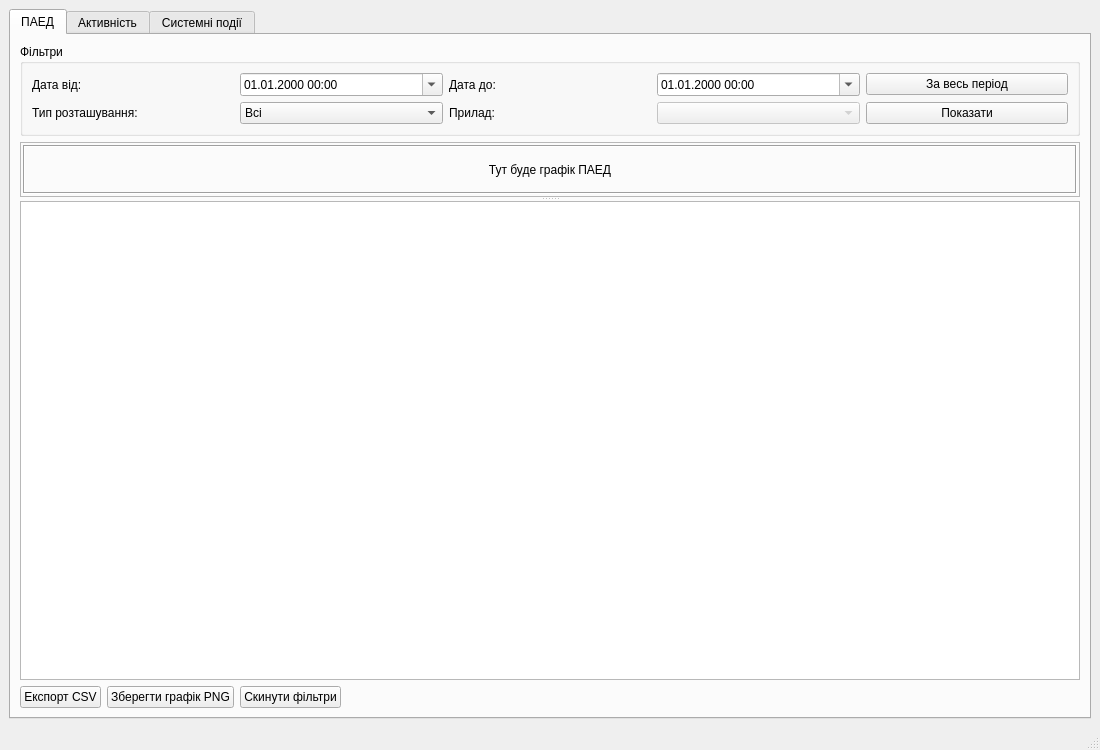
<?xml version="1.0" encoding="UTF-8"?>
<ui version="4.0">
 <class>DBViewWindow</class>
 <widget class="QMainWindow" name="DBViewWindow">
  <property name="geometry">
   <rect>
    <x>0</x>
    <y>0</y>
    <width>1100</width>
    <height>750</height>
   </rect>
  </property>
  <property name="windowTitle">
   <string>База даних - перегляд даних</string>
  </property>
  <widget class="QWidget" name="centralwidget">
   <layout class="QVBoxLayout" name="verticalLayout_main">
    <item>
     <widget class="QTabWidget" name="tabWidget">
      <property name="currentIndex">
       <number>0</number>
      </property>
      <widget class="QWidget" name="tabPaed">
       <attribute name="title">
        <string>ПАЕД</string>
       </attribute>
       <layout class="QVBoxLayout" name="verticalLayout_paed">
        <item>
         <widget class="QGroupBox" name="groupBox_filters_paed">
          <property name="title">
           <string>Фільтри</string>
          </property>
          <layout class="QGridLayout" name="gridLayout_filters_paed">
           <item row="0" column="0">
            <widget class="QLabel" name="label_date_from_paed">
             <property name="text">
              <string>Дата від:</string>
             </property>
            </widget>
           </item>
           <item row="0" column="1">
            <widget class="QDateTimeEdit" name="dateFrom_paed">
             <property name="calendarPopup">
              <bool>true</bool>
             </property>
             <property name="displayFormat">
              <string>dd.MM.yyyy HH:mm</string>
             </property>
            </widget>
           </item>
           <item row="0" column="2">
            <widget class="QLabel" name="label_date_to_paed">
             <property name="text">
              <string>Дата до:</string>
             </property>
            </widget>
           </item>
           <item row="0" column="3">
            <widget class="QDateTimeEdit" name="dateTo_paed">
             <property name="calendarPopup">
              <bool>true</bool>
             </property>
             <property name="displayFormat">
              <string>dd.MM.yyyy HH:mm</string>
             </property>
            </widget>
           </item>
           <item row="0" column="4">
            <widget class="QPushButton" name="btn_all_period_paed">
             <property name="text">
              <string>За весь період</string>
             </property>
            </widget>
           </item>
           <item row="1" column="0">
            <widget class="QLabel" name="label_location_type_paed">
             <property name="text">
              <string>Тип розташування:</string>
             </property>
            </widget>
           </item>
           <item row="1" column="1">
            <widget class="QComboBox" name="combo_location_type_paed">
             <item>
              <property name="text">
               <string>Всі</string>
              </property>
             </item>
             <item>
              <property name="text">
               <string>Цистерна</string>
              </property>
             </item>
             <item>
              <property name="text">
               <string>Кімната</string>
              </property>
             </item>
            </widget>
           </item>
           <item row="1" column="2">
            <widget class="QLabel" name="label_device_paed">
             <property name="text">
              <string>Прилад:</string>
             </property>
            </widget>
           </item>
           <item row="1" column="3">
            <widget class="QComboBox" name="combo_device_paed">
             <property name="enabled">
              <bool>false</bool>
             </property>
            </widget>
           </item>
           <item row="1" column="4">
            <widget class="QPushButton" name="btn_apply_paed">
             <property name="text">
              <string>Показати</string>
             </property>
            </widget>
           </item>
          </layout>
         </widget>
        </item>
        <item>
         <widget class="QSplitter" name="splitter_paed">
          <property name="orientation">
           <enum>Qt::Vertical</enum>
          </property>
          <widget class="QWidget" name="plotContainer_paed">
           <layout class="QVBoxLayout" name="verticalLayout_plot_paed">
            <property name="leftMargin">
             <number>0</number>
            </property>
            <property name="topMargin">
             <number>0</number>
            </property>
            <property name="rightMargin">
             <number>0</number>
            </property>
            <property name="bottomMargin">
             <number>0</number>
            </property>
            <item>
             <widget class="QFrame" name="frame_plot_paed">
              <property name="frameShape">
               <enum>QFrame::StyledPanel</enum>
              </property>
              <property name="frameShadow">
               <enum>QFrame::Sunken</enum>
              </property>
              <layout class="QVBoxLayout" name="verticalLayout_plot_inner_paed">
               <property name="leftMargin">
                <number>2</number>
               </property>
               <property name="topMargin">
                <number>2</number>
               </property>
               <property name="rightMargin">
                <number>2</number>
               </property>
               <property name="bottomMargin">
                <number>2</number>
               </property>
               <item>
                <widget class="QLabel" name="label_plot_placeholder_paed">
                 <property name="sizePolicy">
                  <sizepolicy hsizetype="Expanding" vsizetype="Expanding">
                   <horstretch>0</horstretch>
                   <verstretch>0</verstretch>
                  </sizepolicy>
                 </property>
                 <property name="frameShape">
                  <enum>QFrame::Box</enum>
                 </property>
                 <property name="frameShadow">
                  <enum>QFrame::Sunken</enum>
                 </property>
                 <property name="text">
                  <string>Тут буде графік ПАЕД</string>
                 </property>
                 <property name="alignment">
                  <set>Qt::AlignCenter</set>
                 </property>
                </widget>
               </item>
              </layout>
             </widget>
            </item>
           </layout>
          </widget>
          <widget class="QWidget" name="tableContainer_paed">
           <layout class="QVBoxLayout" name="verticalLayout_table_paed">
            <property name="leftMargin">
             <number>0</number>
            </property>
            <property name="topMargin">
             <number>0</number>
            </property>
            <property name="rightMargin">
             <number>0</number>
            </property>
            <property name="bottomMargin">
             <number>0</number>
            </property>
            <item>
             <widget class="QTableView" name="tableView_paed"/>
            </item>
            <item>
             <layout class="QHBoxLayout" name="horizontalLayout_export_paed">
              <item>
               <widget class="QPushButton" name="btn_export_csv_paed">
                <property name="text">
                 <string>Експорт CSV</string>
                </property>
               </widget>
              </item>
              <item>
               <widget class="QPushButton" name="btn_export_png_paed">
                <property name="text">
                 <string>Зберегти графік PNG</string>
                </property>
               </widget>
              </item>
              <item>
               <widget class="QPushButton" name="btn_reset_filters_paed">
                <property name="text">
                 <string>Скинути фільтри</string>
                </property>
               </widget>
              </item>
              <item>
               <spacer name="horizontalSpacer_paed">
                <property name="orientation">
                 <enum>Qt::Horizontal</enum>
                </property>
                <property name="sizeHint" stdset="0">
                 <size>
                  <width>40</width>
                  <height>20</height>
                 </size>
                </property>
               </spacer>
              </item>
             </layout>
            </item>
           </layout>
          </widget>
         </widget>
        </item>
       </layout>
      </widget>
      <widget class="QWidget" name="tabActivity">
       <attribute name="title">
        <string>Активність</string>
       </attribute>
       <layout class="QVBoxLayout" name="verticalLayout_activity">
        <item>
         <widget class="QGroupBox" name="groupBox_filters_activity">
          <property name="title">
           <string>Фільтри</string>
          </property>
          <layout class="QGridLayout" name="gridLayout_filters_activity">
           <item row="0" column="0">
            <widget class="QLabel" name="label_date_from_activity">
             <property name="text">
              <string>Дата від:</string>
             </property>
            </widget>
           </item>
           <item row="0" column="1">
            <widget class="QDateTimeEdit" name="dateFrom_activity">
             <property name="calendarPopup">
              <bool>true</bool>
             </property>
             <property name="displayFormat">
              <string>dd.MM.yyyy HH:mm</string>
             </property>
            </widget>
           </item>
           <item row="0" column="2">
            <widget class="QLabel" name="label_date_to_activity">
             <property name="text">
              <string>Дата до:</string>
             </property>
            </widget>
           </item>
           <item row="0" column="3">
            <widget class="QDateTimeEdit" name="dateTo_activity">
             <property name="calendarPopup">
              <bool>true</bool>
             </property>
             <property name="displayFormat">
              <string>dd.MM.yyyy HH:mm</string>
             </property>
            </widget>
           </item>
           <item row="0" column="4">
            <widget class="QPushButton" name="btn_all_period_activity">
             <property name="text">
              <string>За весь період</string>
             </property>
            </widget>
           </item>
           <item row="1" column="0">
            <widget class="QLabel" name="label_device_activity">
             <property name="text">
              <string>Цистерна (прилад):</string>
             </property>
            </widget>
           </item>
           <item row="1" column="1" colspan="2">
            <widget class="QComboBox" name="combo_device_activity"/>
           </item>
           <item row="1" column="4">
            <widget class="QPushButton" name="btn_apply_activity">
             <property name="text">
              <string>Показати</string>
             </property>
            </widget>
           </item>
          </layout>
         </widget>
        </item>
        <item>
         <widget class="QSplitter" name="splitter_activity">
          <property name="orientation">
           <enum>Qt::Vertical</enum>
          </property>
          <widget class="QWidget" name="plotContainer_activity">
           <layout class="QVBoxLayout" name="verticalLayout_plot_activity">
            <property name="leftMargin">
             <number>0</number>
            </property>
            <property name="topMargin">
             <number>0</number>
            </property>
            <property name="rightMargin">
             <number>0</number>
            </property>
            <property name="bottomMargin">
             <number>0</number>
            </property>
            <item>
             <widget class="QFrame" name="frame_plot_activity">
              <property name="frameShape">
               <enum>QFrame::StyledPanel</enum>
              </property>
              <property name="frameShadow">
               <enum>QFrame::Sunken</enum>
              </property>
              <layout class="QVBoxLayout" name="verticalLayout_plot_inner_activity">
               <property name="leftMargin">
                <number>2</number>
               </property>
               <property name="topMargin">
                <number>2</number>
               </property>
               <property name="rightMargin">
                <number>2</number>
               </property>
               <property name="bottomMargin">
                <number>2</number>
               </property>
               <item>
                <widget class="QLabel" name="label_plot_placeholder_activity">
                 <property name="sizePolicy">
                  <sizepolicy hsizetype="Expanding" vsizetype="Expanding">
                   <horstretch>0</horstretch>
                   <verstretch>0</verstretch>
                  </sizepolicy>
                 </property>
                 <property name="frameShape">
                  <enum>QFrame::Box</enum>
                 </property>
                 <property name="frameShadow">
                  <enum>QFrame::Sunken</enum>
                 </property>
                 <property name="text">
                  <string>Тут буде графік Активності</string>
                 </property>
                 <property name="alignment">
                  <set>Qt::AlignCenter</set>
                 </property>
                </widget>
               </item>
              </layout>
             </widget>
            </item>
           </layout>
          </widget>
          <widget class="QWidget" name="tableContainer_activity">
           <layout class="QVBoxLayout" name="verticalLayout_table_activity">
            <property name="leftMargin">
             <number>0</number>
            </property>
            <property name="topMargin">
             <number>0</number>
            </property>
            <property name="rightMargin">
             <number>0</number>
            </property>
            <property name="bottomMargin">
             <number>0</number>
            </property>
            <item>
             <widget class="QTableView" name="tableView_activity"/>
            </item>
            <item>
             <layout class="QHBoxLayout" name="horizontalLayout_export_activity">
              <item>
               <widget class="QPushButton" name="btn_export_csv_activity">
                <property name="text">
                 <string>Експорт CSV</string>
                </property>
               </widget>
              </item>
              <item>
               <widget class="QPushButton" name="btn_export_png_activity">
                <property name="text">
                 <string>Зберегти графік PNG</string>
                </property>
               </widget>
              </item>
              <item>
               <widget class="QPushButton" name="btn_reset_filters_activity">
                <property name="text">
                 <string>Скинути фільтри</string>
                </property>
               </widget>
              </item>
              <item>
               <spacer name="horizontalSpacer_activity">
                <property name="orientation">
                 <enum>Qt::Horizontal</enum>
                </property>
                <property name="sizeHint" stdset="0">
                 <size>
                  <width>40</width>
                  <height>20</height>
                 </size>
                </property>
               </spacer>
              </item>
             </layout>
            </item>
           </layout>
          </widget>
         </widget>
        </item>
       </layout>
      </widget>
      <widget class="QWidget" name="tabEvents">
       <attribute name="title">
        <string>Системні події</string>
       </attribute>
       <layout class="QVBoxLayout" name="verticalLayout_events">
        <item>
         <widget class="QGroupBox" name="groupBox_filters_events">
          <property name="title">
           <string>Фільтри</string>
          </property>
          <layout class="QGridLayout" name="gridLayout_filters_events">
           <item row="0" column="0">
            <widget class="QLabel" name="label_date_from_events">
             <property name="text">
              <string>Дата від:</string>
             </property>
            </widget>
           </item>
           <item row="0" column="1">
            <widget class="QDateTimeEdit" name="dateFrom_events">
             <property name="calendarPopup">
              <bool>true</bool>
             </property>
             <property name="displayFormat">
              <string>dd.MM.yyyy HH:mm</string>
             </property>
            </widget>
           </item>
           <item row="0" column="2">
            <widget class="QLabel" name="label_date_to_events">
             <property name="text">
              <string>Дата до:</string>
             </property>
            </widget>
           </item>
           <item row="0" column="3">
            <widget class="QDateTimeEdit" name="dateTo_events">
             <property name="calendarPopup">
              <bool>true</bool>
             </property>
             <property name="displayFormat">
              <string>dd.MM.yyyy HH:mm</string>
             </property>
            </widget>
           </item>
           <item row="0" column="4">
            <widget class="QPushButton" name="btn_all_period_events">
             <property name="text">
              <string>За весь період</string>
             </property>
            </widget>
           </item>
           <item row="1" column="0">
            <widget class="QLabel" name="label_event_type">
             <property name="text">
              <string>Тип події:</string>
             </property>
            </widget>
           </item>
           <item row="1" column="1">
            <widget class="QComboBox" name="combo_event_type">
             <item>
              <property name="text">
               <string>Всі</string>
              </property>
             </item>
             <item>
              <property name="text">
               <string>app_start</string>
              </property>
             </item>
             <item>
              <property name="text">
               <string>app_stop</string>
              </property>
             </item>
             <item>
              <property name="text">
               <string>device_replaced</string>
              </property>
             </item>
             <item>
              <property name="text">
               <string>cistern_filled</string>
              </property>
             </item>
             <item>
              <property name="text">
               <string>cistern_drained</string>
              </property>
             </item>
             <item>
              <property name="text">
               <string>connection_error</string>
              </property>
             </item>
             <item>
              <property name="text">
               <string>crc_error</string>
              </property>
             </item>
             <item>
              <property name="text">
               <string>spectrum_reset</string>
              </property>
             </item>
             <item>
              <property name="text">
               <string>start_spectre_failed</string>
              </property>
             </item>
            </widget>
           </item>
           <item row="1" column="2">
            <widget class="QLabel" name="label_device_events">
             <property name="text">
              <string>Прилад (SN):</string>
             </property>
            </widget>
           </item>
           <item row="1" column="3">
            <widget class="QComboBox" name="combo_device_events"/>
           </item>
           <item row="1" column="4">
            <widget class="QPushButton" name="btn_apply_events">
             <property name="text">
              <string>Показати</string>
             </property>
            </widget>
           </item>
          </layout>
         </widget>
        </item>
        <item>
         <widget class="QTableView" name="tableView_events"/>
        </item>
        <item>
         <layout class="QHBoxLayout" name="horizontalLayout_export_events">
          <item>
           <widget class="QPushButton" name="btn_export_csv_events">
            <property name="text">
             <string>Експорт CSV</string>
            </property>
           </widget>
          </item>
          <item>
           <widget class="QPushButton" name="btn_reset_filters_events">
            <property name="text">
             <string>Скинути фільтри</string>
            </property>
           </widget>
          </item>
          <item>
           <spacer name="horizontalSpacer_events">
            <property name="orientation">
             <enum>Qt::Horizontal</enum>
            </property>
            <property name="sizeHint" stdset="0">
             <size>
              <width>40</width>
              <height>20</height>
             </size>
            </property>
           </spacer>
          </item>
         </layout>
        </item>
       </layout>
      </widget>
     </widget>
    </item>
   </layout>
  </widget>
  <widget class="QStatusBar" name="statusbar"/>
 </widget>
 <resources/>
 <connections/>
</ui>
